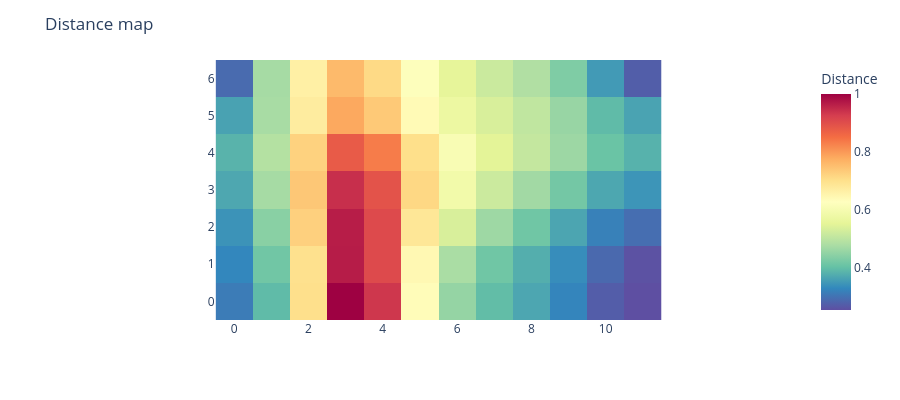

Write notebook code for a chart like this one.
### Code cell
basin.legacy_pond() \
    .visualize_distance_map();

### Figure 1 — Plotly figure (JSON) as saved in the notebook; plotly's stock layout.template omitted (floating-point values rounded to 4 significant figures)
{"data": [{"coloraxis": "coloraxis", "name": "0", "z": [[0.3111, 0.3933, 0.7, 1.0, 0.9343, 0.6346, 0.453, 0.3958, 0.3655, 0.3232, 0.2712, 0.2526], [0.3261, 0.4141, 0.6974, 0.9671, 0.9056, 0.6438, 0.476, 0.413, 0.3764, 0.3338, 0.2865, 0.2565], [0.3414, 0.44, 0.7244, 0.9659, 0.9056, 0.6835, 0.5344, 0.4624, 0.4132, 0.3649, 0.3176, 0.2932], [0.3673, 0.4709, 0.7389, 0.9437, 0.8917, 0.7136, 0.587, 0.5171, 0.4668, 0.4169, 0.3667, 0.3435], [0.3834, 0.488, 0.722, 0.8789, 0.8335, 0.7012, 0.6047, 0.5492, 0.5086, 0.4612, 0.4064, 0.3811], [0.361, 0.474, 0.6722, 0.7816, 0.736, 0.6395, 0.5714, 0.5333, 0.5033, 0.4557, 0.3931, 0.3625], [0.2888, 0.4716, 0.6633, 0.758, 0.7106, 0.6211, 0.5551, 0.5161, 0.4845, 0.429, 0.3502, 0.2729]], "type": "heatmap", "xaxis": "x", "yaxis": "y", "hovertemplate": "x: %{x}<br>y: %{y}<br>Distance: %{z}<extra></extra>"}], "layout": {"xaxis": {"anchor": "y", "domain": [0.0, 1.0], "scaleanchor": "y", "constrain": "domain"}, "yaxis": {"anchor": "x", "domain": [0.0, 1.0], "autorange": true, "constrain": "domain"}, "coloraxis": {"colorbar": {"title": {"text": "Distance"}}, "colorscale": [[0.0, "rgb(94,79,162)"], [0.1, "rgb(50,136,189)"], [0.2, "rgb(102,194,165)"], [0.3, "rgb(171,221,164)"], [0.4, "rgb(230,245,152)"], [0.5, "rgb(255,255,191)"], [0.6, "rgb(254,224,139)"], [0.7, "rgb(253,174,97)"], [0.8, "rgb(244,109,67)"], [0.9, "rgb(213,62,79)"], [1.0, "rgb(158,1,66)"]], "autocolorscale": false}, "margin": {"t": 60}, "autosize": true, "height": 400, "title": {"text": "Distance map"}}}
